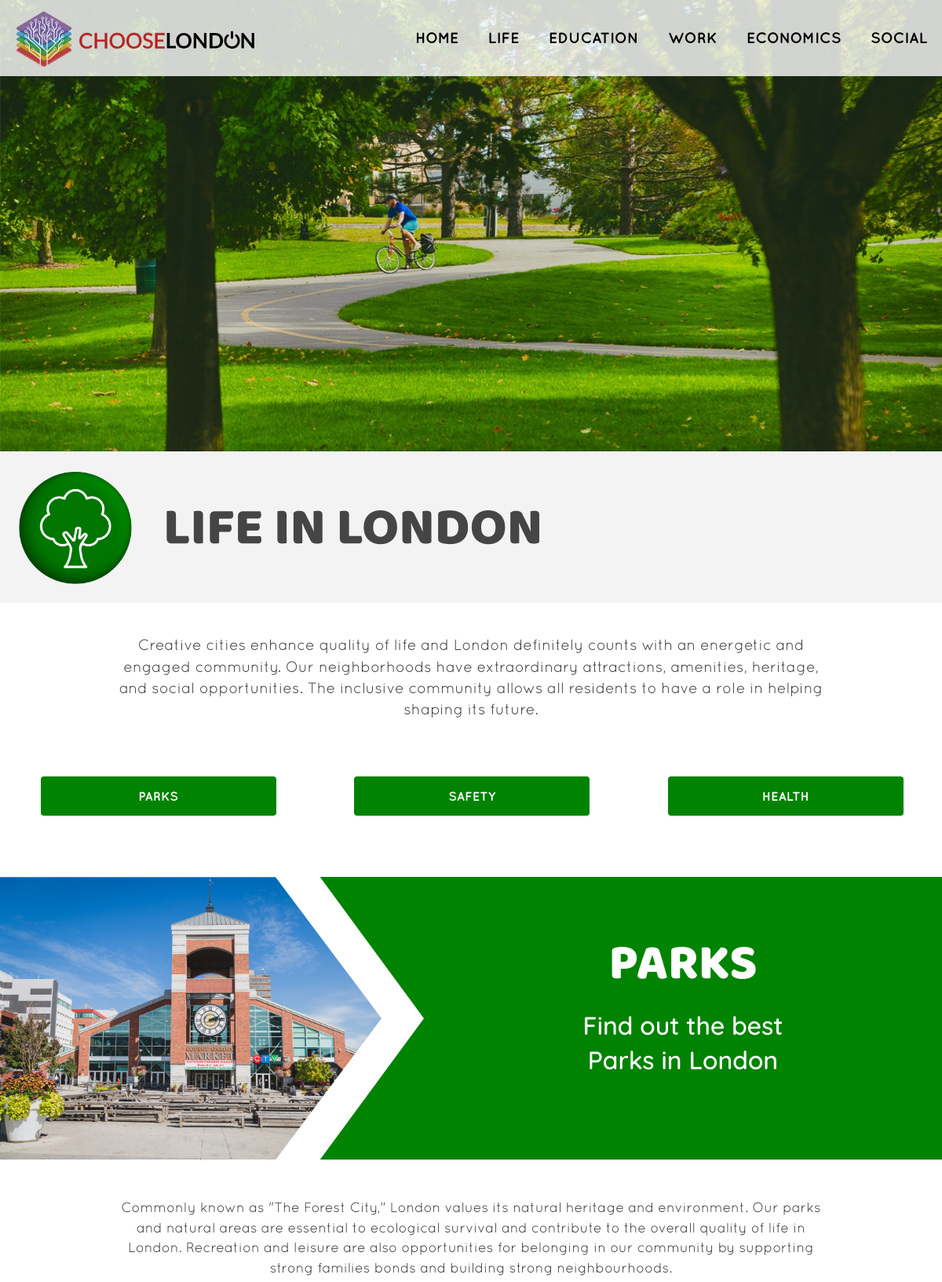
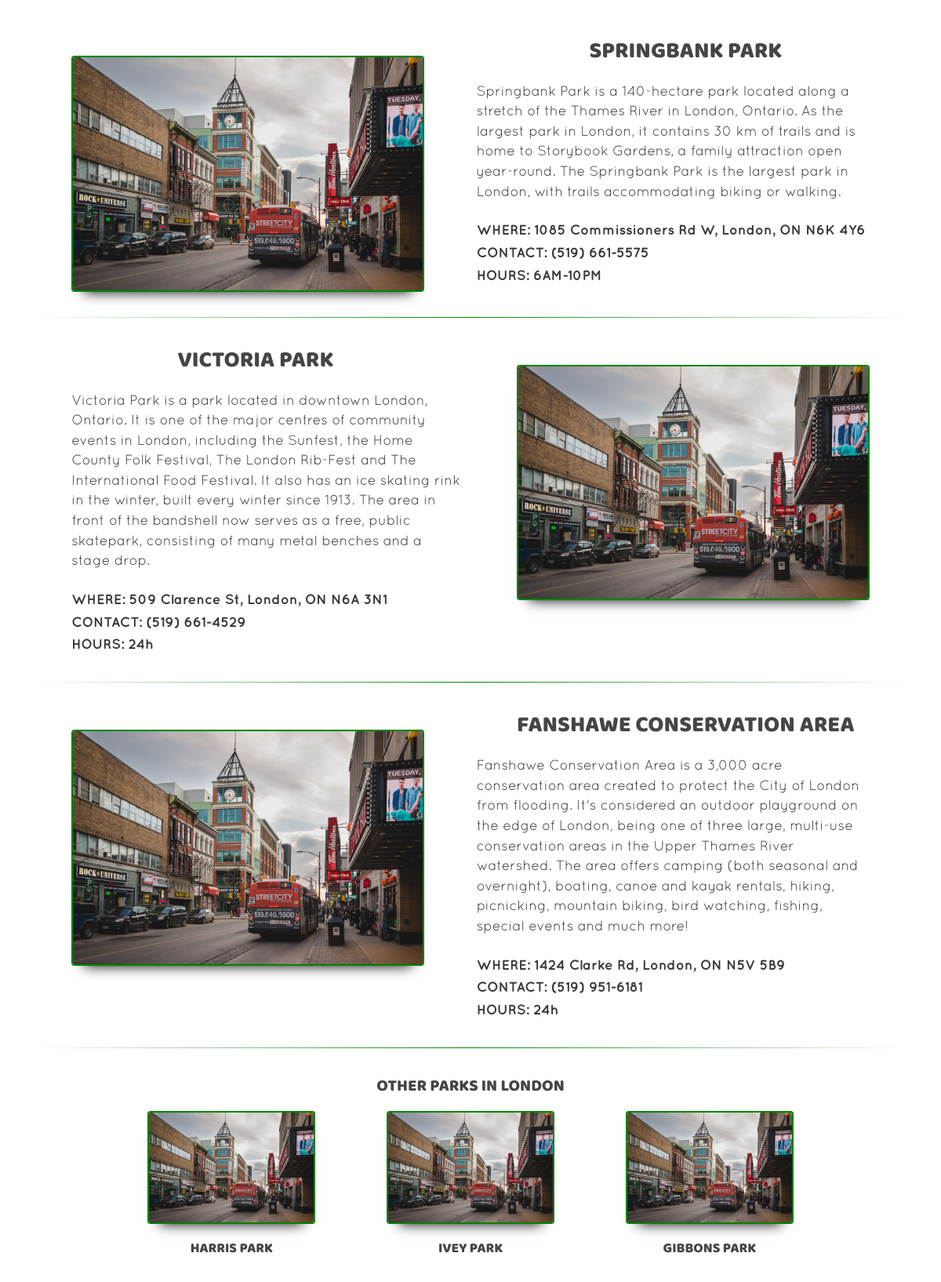
Page /life.php (upper part) on the committed database (2 pictures, top to bottom).
### tables this page shows
CREATE TABLE `section` (
  `id` tinyint(3) unsigned NOT NULL AUTO_INCREMENT,
  `name` varchar(50) NOT NULL,
  `title` varchar(100) NOT NULL,
  `description` text NOT NULL,
  `photo` varchar(200) NOT NULL,
  `icon` varchar(200) NOT NULL,
  PRIMARY KEY (`id`)
);

CREATE TABLE `category` (
  `id` smallint(6) unsigned NOT NULL AUTO_INCREMENT,
  `name` varchar(100) NOT NULL,
  `title` varchar(100) NOT NULL,
  `description` text DEFAULT NULL,
  `short_desc` varchar(255) DEFAULT NULL,
  `banner_photo` varchar(200) DEFAULT NULL,
  `header_photo` varchar(200) DEFAULT NULL,
  PRIMARY KEY (`id`)
);

CREATE TABLE `item` (
  `id` mediumint(8) unsigned NOT NULL AUTO_INCREMENT,
  `name` varchar(100) NOT NULL,
  `title` varchar(200) DEFAULT NULL,
  `description` text DEFAULT NULL,
  `address` varchar(255) DEFAULT NULL,
  `phone` varchar(100) DEFAULT NULL,
  `hours` varchar(200) DEFAULT NULL,
  `website` varchar(200) DEFAULT NULL,
  `photo` varchar(200) DEFAULT NULL,
  PRIMARY KEY (`id`)
);

### includes/read.php (called while the page is built, shortened)
<?php
  function getSectionContent($section) {
    include('connect.php');
    $querySection = "SELECT * FROM section WHERE name = '{$section}'";
    $result = mysqli_query($link, $querySection);
    if($result){
			return $result;
		}else{
			$error = "There was a problem accessing this information.";
			return $error;
		}
  }
  function getCategories($sectionId) {
    include('connect.php');
    $queryCategory = "SELECT cat.* FROM section sec, category cat, section_category seccat WHERE sec.id = {$sectionId} AND sec.id = seccat.section_id AND seccat.category_id = cat.id ORDER BY position";
    $result = mysqli_query($link, $queryCategory);
    if($result){
			return $result;
		}else{
			$error = "There was a problem accessing this information.";
			return $error;
		}
  }
  function getItems($categoryId) {
    include('connect.php');
    $itemQuery = "SELECT it.* FROM category cat, item it, category_item catit WHERE cat.id = {$categoryId} AND cat.id = catit.category_id AND catit.item_id = it.id ORDER BY position";
    $result = mysqli_query($link, $itemQuery);
    if($result){
			return $result;
		}else{
			$error = "There was a problem accessing this information.";
			return $error;
		}
  }
 ?>

### life.php (the view, shortened to what this page needs)
<?php
  $sectionData = getSectionContent('life');
  if(!is_string($sectionData)) {
    $section = mysqli_fetch_array($sectionData);
    $categoriesData = getCategories($section['id']);
  }
  else {
    redirect_to('error.php');
  }
 ?>
<!DOCTYPE html>
<html lang="en">
<head>
  <link rel="stylesheet" href="http://code.ionicframework.com/ionicons/2.0.1/css/ionicons.min.css">
  <link rel="stylesheet" href="css/main.min.css">
</head>
<body>
  <div id="container" class="life">
    <div id="main-banner">
      <img class="media-change" src="images/<?php echo $section['photo']; ?>_small.jpg" alt="<?php echo $section['title']; ?>">
    </div>
    <main>
      <section>
        <div class="section-header">
          <?php
            if($section) {
              echo "<img class=\"section-icon\" src=\"images/{$section['icon']}.png\" alt=\"Some photo\">
                <h1 class=\"section-title\">{$section['title']}</h1>";
            }
            else {
              echo "<p>{$sectionData}</p>";
            }
           ?>
        </div>
        <div class="section-info">
          <?php
            if($section) {
              echo "<p class=\"section-desc\">{$section['description']}</p>";
            }
            else {
              echo "<p>{$sectionData}</p>";
            }
          ?>
        </div>
      </section>
      <div id="category-wrapper">
        <?php
          if(!is_string($categoriesData)) {
            while ($category = mysqli_fetch_assoc($categoriesData)) {
        ?>
          <?php echo "<button class=\"open-category-btn\" type=\"button\" name=\"{$category['name']}\">{$category['title']}</button>" ?>
          <section id="<?php echo $category['name']; ?>" class="category">
            <div class="category-header">
              <div class="photo-wrapper">
                <img src="images/london2_002-5857.jpg" alt="Photo">
              </div>
              <div class="category-info">
                <h2 class="category-title"><?php echo $category['title']; ?></h2>
                <p class="category-short"><?php echo $category['short_desc']; ?></p>
              </div>
            </div>
            <p class="category-desc"><?php echo $category['description']; ?></p>
            <?php
              $itemData = getItems($category['id']);
              if(!is_string($itemData)){
                while ($item = mysqli_fetch_assoc($itemData)) {
                  if($item['description']) {
            ?>
                  <section class="item">
                    <h3 class="item-title"><?php echo $item['title']; ?></h3>
                    <?php
                      if($item['description']) {
                        echo "<p class=\"item-desc\">{$item['description']}</p>";
                      }
                        echo "<img class=\"item-photo\" src=\"images/downtown_bus.jpg\" alt=\"Photo\">";
                    ?>
                    <address>
                    <?php
                      if($item['address']) {
                        echo "<p class=\"item-address\">WHERE: {$item['address']}</p>";
                      }
                      if($item['phone']) {
                        echo "<p class=\"item-phone\">CONTACT: {$item['phone']}</p>";
                      }
                      if($item['hours']) {
                        echo "<p class=\"item-hours\">HOURS: {$item['hours']}</p>";
                      }
                    ?>
                    </address>
                    <span class="faded-line"></span>
                  </section>
            <?php
                  }
                  else {
            ?>
                  <section class="item nocontent">
                    <img class="item-photo" src="images/downtown_bus.jpg" alt="Photo">
                    <h3 class="item-title"><?php echo $item['title']; ?></h3>
                  </section>
            <?php
                  }
                }
              }
              else {
                redirect_to('error.php');
              }
            ?>
          </section>
        <?php
            }
          }
          else {
            redirect_to('error.php');
          }
        ?>
      </div>
    </main>
  </div>
</body>
</html>

### rows in the picture
section: photo (picture), icon (picture), title "LIFE IN LONDON", description "Creative cities enhance quality of life and London definitely counts with an energetic and engaged community. Our neighborhoods have extraordinary attractions, amenities, heritage, and social opportunities. The inclusive community allows all residents to have a role in helping shaping its future."
category: title "PARKS", short_desc "Find out the best Parks in London", description "Commonly known as \"The Forest City,\" London values its natural heritage and environment. Our parks and natural areas are essential to ecological survival and contribute to the overall quality of life in London. Recreation and leisure are also opportunities for belonging in our community by supporting strong families bonds and building strong neighbourhoods."
item: title "SPRINGBANK PARK", description "Springbank Park is a 140-hectare park located along a stretch of the Thames River in London, Ontario. As the largest park in London, it contains 30 km of trails and is home to Storybook Gardens, a family attraction open year-round. The Springbank Park is the largest park in London, with trails accommodating biking or walking.", address "1085 Commissioners Rd W, London, ON N6K 4Y6", phone "(519) 661-5575", hours "6AM-10PM"
item: title "VICTORIA PARK", description "Victoria Park is a park located in downtown London, Ontario. It is one of the major centres of community events in London, including the Sunfest, the Home County Folk Festival, The London Rib-Fest and The International Food Festival. It also has an ice skating rink in the winter, built every winter since 1913. The area in front of the bandshell now serves as a free, public skatepark, consisting of many metal benches and a stage drop.", address "509 Clarence St, London, ON N6A 3N1", phone "(519) 661-4529", hours "24h"
item: title "FANSHAWE CONSERVATION AREA", description "Fanshawe Conservation Area is a 3,000 acre conservation area created to protect the City of London from flooding. It's considered an outdoor playground on the edge of London, being one of three large, multi-use conservation areas in the Upper Thames River watershed. The area offers camping (both seasonal and overnight), boating, canoe and kayak rentals, hiking, picnicking, mountain biking, bird watching, fishing, special events and much more!", address "1424 Clarke Rd, London, ON N5V 5B9", phone "(519) 951-6181", hours "24h"
item: title "HARRIS PARK"
item: title "IVEY PARK"
item: title "GIBBONS PARK"
category: title "SAFETY"
category: title "HEALTH"
